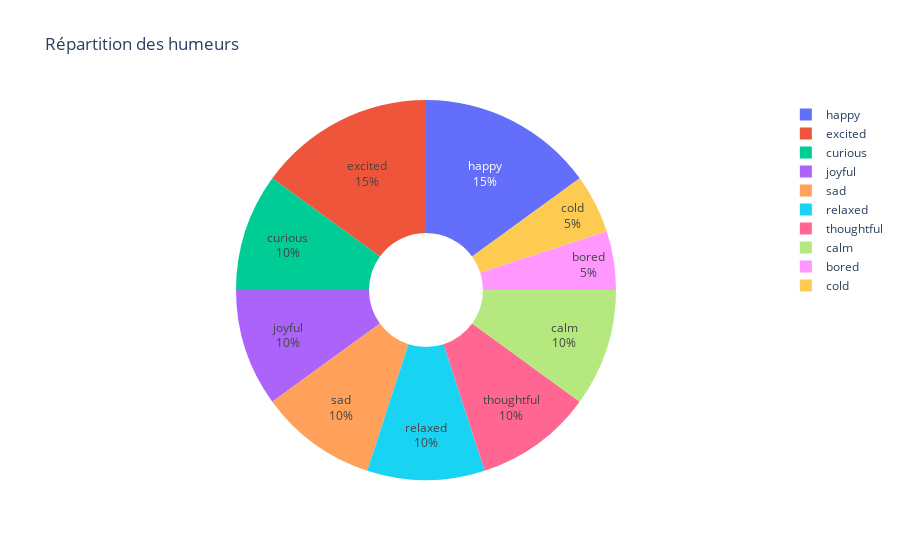

The cell this chart's notebook holds for it:
### Markdown cell above
**TODO**

- Créer un graphique en camembert basé sur la répartition des humeurs (colonne mood)
- Afficher les pourcentages sur chaque tranche
- Afficher le graphique

### Code cell
# Créer un graphique en camembert basé sur la répartition des humeurs
fig = px.pie(df, names="mood", title="Répartition des humeurs", hole=0.3)

# Afficher les pourcentages sur chaque tranche
fig.update_traces(textinfo='percent+label')

# Afficher le graphique
fig.show()

### Figure 1 — Plotly figure (JSON) as saved in the notebook; plotly's stock layout.template omitted (floating-point values rounded to 4 significant figures)
{"data": [{"domain": {"x": [0, 1], "y": [0, 1]}, "hole": 0.3, "hovertemplate": "mood=%{label}<extra></extra>", "labels": ["happy", "excited", "curious", "joyful", "sad", "relaxed", "excited", "thoughtful", "relaxed", "sad", "thoughtful", "happy", "happy", "curious", "calm", "excited", "joyful", "bored", "cold", "calm"], "legendgroup": "", "name": "", "showlegend": true, "textinfo": "percent+label", "type": "pie"}], "layout": {"legend": {"tracegroupgap": 0}, "title": {"text": "Répartition des humeurs"}}}
